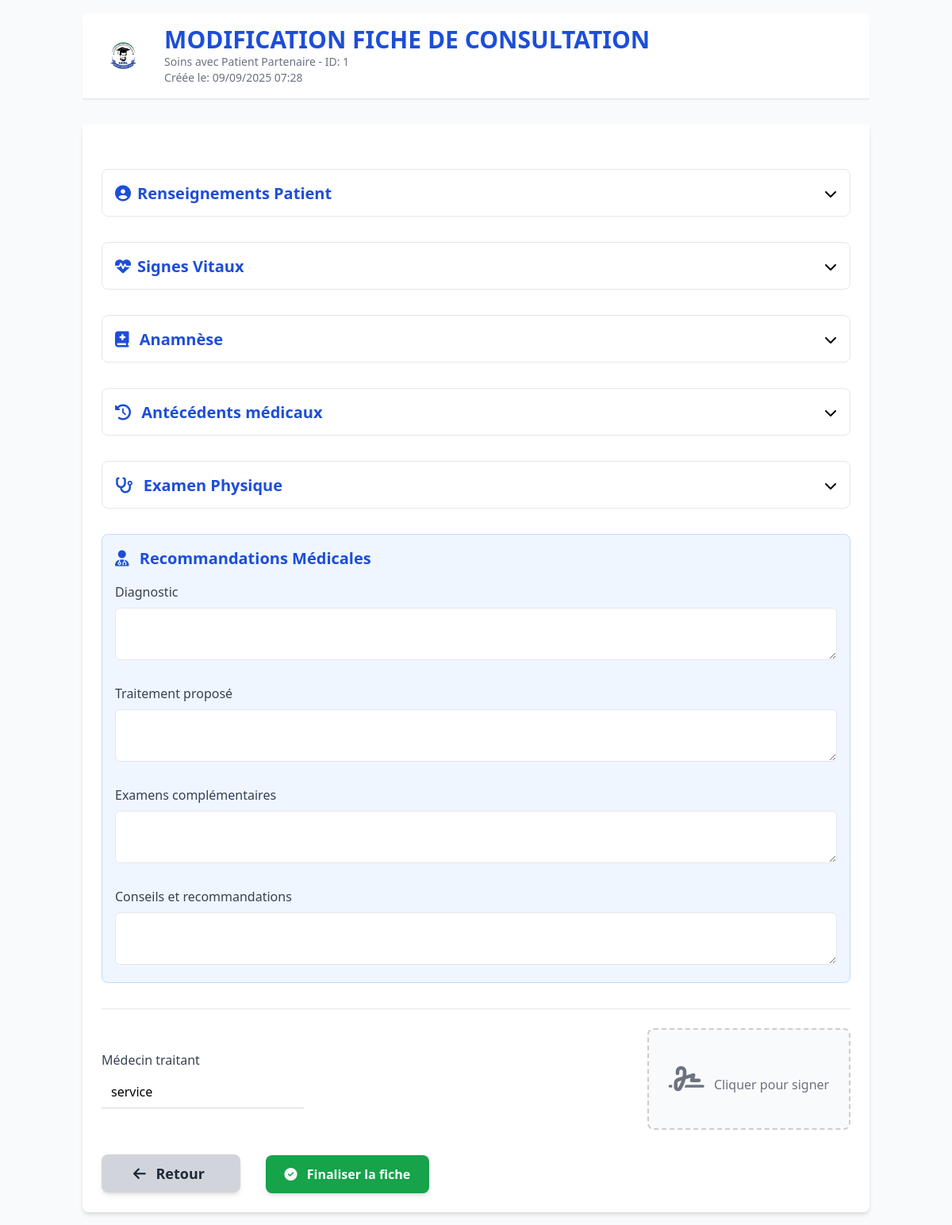
Before: /consultation/patient/1/modifier/ (signed in) with the older database file.
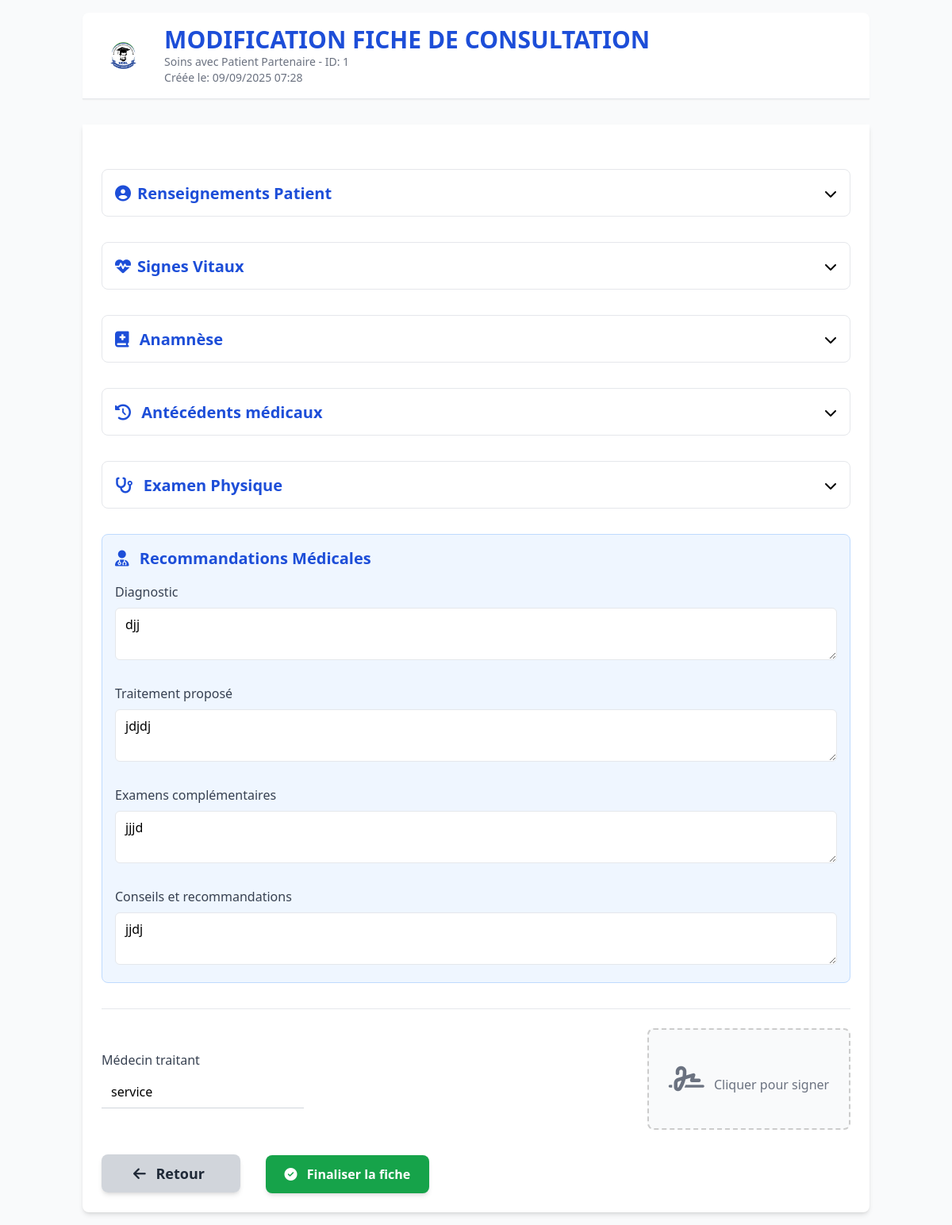
After: the same page with the newer database file.
### chat/models.py (models this page shows, shortened)
class FicheConsultation(models.Model):
    class EtatCivil(models.TextChoices):
        CELIBATAIRE = "Célibataire", "Célibataire"
        MARIE = "Marié(e)", "Marié(e)"
        DIVORCE = "Divorcé(e)", "Divorcé(e)"
        VEUF = "Veuf(ve)", "Veuf(ve)"
    nom_hopital = models.CharField(max_length=100, blank=True, null=True)
    nom = models.CharField(max_length=100)
    postnom = models.CharField(max_length=100)
    prenom = models.CharField(max_length=100)
    date_naissance = models.DateField()
    age = models.IntegerField()
    sexe = models.CharField(max_length=10, choices=[("M", "Masculin"), ("F", "Féminin")], null=True)
    telephone = models.CharField(max_length=30)
    etat_civil = models.CharField(max_length=30, choices=EtatCivil.choices, default=EtatCivil.CELIBATAIRE)
    occupation = models.CharField(max_length=100)
    avenue = models.CharField(max_length=100)
    quartier = models.CharField(max_length=100)
    commune = models.CharField(max_length=100)
    contact_nom = models.CharField(max_length=100)
    contact_telephone = models.CharField(max_length=30)
    contact_adresse = models.CharField(max_length=255)
    date_consultation = models.DateField(auto_now_add=True)
    heure_debut = models.TimeField(blank=True, null=True)
    heure_fin = models.TimeField(blank=True, null=True)
    numero_dossier = models.CharField(max_length=50, unique=True, blank=True)
    user = models.ForeignKey(CustomUser, on_delete=models.CASCADE, related_name="fiches", null=True, blank=True)
    temperature = models.FloatField(help_text="Température en °C", null=True, blank=True)
    spo2 = models.IntegerField(help_text="Saturation en oxygène (%)", null=True, blank=True)
    poids = models.FloatField(help_text="Poids en kg", null=True, blank=True)
    tension_arterielle = models.CharField(max_length=20, help_text="Ex: 120/80", null=True, blank=True)
    pouls = models.IntegerField(help_text="Pouls (battements/minute)", null=True, blank=True)
    frequence_respiratoire = models.IntegerField(help_text="FR (mouvements/minute)", null=True, blank=True)
    patient = models.BooleanField(default=True, help_text="Le patient est-il présent ?")
    proche = models.BooleanField(default=False, help_text="Un proche est-il présent ?")
    soignant = models.BooleanField(default=False, help_text="Un soignant est-il présent ?")
    medecin = models.BooleanField(default=False, help_text="Un médecin est-il présent ?")
    autre = models.BooleanField(default=False, help_text="Un autre intervenant est-il présent ?")
    proche_lien = models.CharField(max_length=100, blank=True, null=True)
    soignant_role = models.CharField(max_length=100, blank=True, null=True)
    autre_precisions = models.CharField(max_length=100, blank=True, null=True)
    motif_consultation = models.TextField(blank=True, null=True)
    histoire_maladie = models.TextField(blank=True, null=True)
    maison_medicaments = models.BooleanField(default=False, help_text="Des médicaments sont-ils pris à la maison ?")
    pharmacie_medicaments = models.BooleanField(
        default=False, help_text="Des médicaments sont-ils pris à la pharmacie ?"
    )
    centre_sante_medicaments = models.BooleanField(
        default=False, help_text="Des médicaments sont-ils pris au centre de santé ?"
    )
    hopital_medicaments = models.BooleanField(default=False, help_text="Des médicaments sont-ils pris à l'hôpital ?")
    medicaments_non_pris = models.BooleanField(default=False, help_text="Des médicaments n'ont-ils pas été pris ?")
    details_medicaments = models.TextField(blank=True, null=True)
    cephalees = models.BooleanField(default=False, blank=True, null=True, help_text="Le patient a-t-il des céphalées ?")
    vertiges = models.BooleanField(default=False, blank=True, null=True, help_text="Le patient a-t-il des vertiges ?")
    palpitations = models.BooleanField(
        default=False, blank=True, null=True, help_text="Le patient a-t-il des palpitations ?"
    )
    troubles_visuels = models.BooleanField(
        default=False, blank=True, null=True, help_text="Le patient a-t-il des troubles visuels ?"
    )
    nycturie = models.BooleanField(default=False, blank=True, null=True, help_text="Le patient a-t-il des nycturies ?")
    hypertendu = models.BooleanField(default=False)
    diabetique = models.BooleanField(default=False)
    epileptique = models.BooleanField(default=False)
    trouble_comportement = models.BooleanField(default=False)
    gastritique = models.BooleanField(default=False)
    class Frequence(models.TextChoices):
        NON = "non", "Non"
        RAREMENT = "rarement", "Rarement"
        SOUVENT = "souvent", "Souvent"
        TRES_SOUVENT = "tres_souvent", "Très souvent"
    tabac = models.CharField(max_length=20, choices=Frequence.choices, default=Frequence.NON)
    alcool = models.CharField(max_length=20, choices=Frequence.choices, default=Frequence.NON)
    activite_physique = models.CharField(max_length=20, choices=Frequence.choices, default=Frequence.RAREMENT)
    activite_physique_detail = models.TextField(blank=True, null=True)
    alimentation_habituelle = models.TextField(blank=True, null=True)
    allergie_medicamenteuse = models.BooleanField(default=False)
    medicament_allergique = models.CharField(max_length=255, blank=True, null=True)
    familial_drepanocytaire = models.BooleanField(default=False)
    familial_diabetique = models.BooleanField(default=False)
    familial_obese = models.BooleanField(default=False)
    familial_hypertendu = models.BooleanField(default=False)
    familial_trouble_comportement = models.BooleanField(default=False)
    lien_pere = models.BooleanField(default=False)
    lien_mere = models.BooleanField(default=False)
    lien_frere = models.BooleanField(default=False)
    lien_soeur = models.BooleanField(default=False)
    class OuiNonInconnu(models.TextChoices):
        OUI = "oui", "Oui"
        NON = "non", "Non"
        INCONNU = "inconnu", "Je ne sais pas"
    evenement_traumatique = models.CharField(max_length=10, choices=OuiNonInconnu.choices, default=OuiNonInconnu.NON)
    trauma_divorce = models.BooleanField(default=False)
    trauma_perte_parent = models.BooleanField(default=False)
    trauma_deces_epoux = models.BooleanField(default=False)
    trauma_deces_enfant = models.BooleanField(default=False)
    etat_general = models.TextField(max_length=255, blank=True, null=True)
    autres_antecedents = models.TextField(max_length=255, blank=True, null=True)
    class Etat(models.TextChoices):
        CONSERVE = "Conservé", "Conservé"
        ALTERE = "Altéré", "Altéré"
    etat = models.CharField(max_length=20, choices=Etat.choices)
    par_quoi = models.TextField(max_length=255, blank=True, null=True)
    class Capacite(models.TextChoices):
        TOP = "Top", "Top"
        MOYEN = "Moyen", "Moyen"
        BAS = "Bas", "Bas"
    capacite_physique = models.CharField(max_length=20, choices=Capacite.choices)
    capacite_physique_score = models.CharField(max_length=10, blank=True, null=True)
    capacite_psychologique = models.CharField(max_length=20, choices=Capacite.choices)
    capacite_psychologique_score = models.CharField(max_length=10, blank=True, null=True)
    class OuiNon(models.TextChoices):
        OUI = "Oui", "Oui"
        NON = "Non", "Non"
    class ColorationBulbaire(models.TextChoices):
        NORMALE = "normale", "Normale"
        JAUNATRE = "jaunatre", "Jaunâtre"
        ROUGEATRE = "rougeatre", "Rougeâtre"
    class ColorationPalpebrale(models.TextChoices):
        NORMALE = "normale", "Normale"
        PALE = "pale", "Pâle"
    febrile = models.CharField(max_length=10, choices=OuiNon.choices)
    coloration_bulbaire = models.CharField(
        max_length=20, choices=ColorationBulbaire.choices, default=ColorationBulbaire.NORMALE
    )
    coloration_palpebrale = models.CharField(
        max_length=20, choices=ColorationPalpebrale.choices, default=ColorationPalpebrale.NORMALE
    )
    class Tegument(models.TextChoices):
        NORMAL = "Normal", "Normal"
        ANORMAL = "Anormal", "Anormal"
    tegument = models.CharField(max_length=20, choices=Tegument.choices)
    tete = models.TextField(blank=True, null=True)
    cou = models.TextField(blank=True, null=True)
    paroi_thoracique = models.TextField(blank=True, null=True)
    poumons = models.TextField(blank=True, null=True)
    coeur = models.TextField(blank=True, null=True)
    epigastre_hypochondres = models.TextField(blank=True, null=True)
    peri_ombilical_flancs = models.TextField(blank=True, null=True)
    hypogastre_fosses_iliaques = models.TextField(blank=True, null=True)
    membres = models.TextField(blank=True, null=True)
    colonne_bassin = models.TextField(blank=True, null=True)
    examen_gynecologique = models.TextField(blank=True, null=True)
    preoccupations = models.TextField(blank=True, null=True)
    comprehension = models.TextField(blank=True, null=True)
    attentes = models.TextField(blank=True, null=True)
    engagement = models.TextField(blank=True, null=True)
    hypothese_patient_medecin = models.TextField(
        blank=True, null=True, help_text="À quoi pensez-vous ? Hypothèse diagnostique du patient ou médecin"
    )
    analyses_proposees = models.TextField(blank=True, null=True, help_text="Analyses paracliniques que vous proposez")
    is_patient_distance = models.BooleanField(default=False)
    status = models.CharField(max_length=20, choices=STATUS_CHOICES, default=STATUS_EN_ANALYSE)
    commentaire_rejet = models.TextField(blank=True, null=True, help_text="Motif détaillé en cas de rejet")
    diagnostic = models.TextField(blank=True, null=True)
    traitement = models.TextField(blank=True, null=True)
    examen_complementaire = models.TextField(blank=True, null=True)
    recommandations = models.TextField(blank=True, null=True)
    medecin_validateur = models.ForeignKey(
        CustomUser, on_delete=models.SET_NULL, null=True, blank=True, related_name="consultations_validees"
    )
    assigned_medecin = models.ForeignKey(
        CustomUser,
        on_delete=models.SET_NULL,
        null=True,
        blank=True,
        related_name="consultations_assignees",
        help_text="Médecin assigné pour le suivi de la consultation",
    )
    date_validation = models.DateTimeField(null=True, blank=True)
    created_at = models.DateTimeField(auto_now_add=True)
    diagnostic_ia = models.TextField(blank=True, null=True)
    signature_medecin = models.FileField(
        upload_to="signatures/", blank=True, null=True, help_text="Signature du médecin pour valider la consultation"
    )
    class Meta:
        verbose_name = "Fiche de Consultation"
        verbose_name_plural = "Fiches de Consultation"
        ordering = ["-date_consultation"]

### chat/views.py (the view, shortened to what this page needs)
class FicheConsultationUpdateView(LoginRequiredMixin, View):
    def get(self, request, fiche_id):
        fiche = get_object_or_404(FicheConsultation, id=fiche_id)
        form = FicheConsultationForm(instance=fiche)
        return render(request, "chat/fiche_update.html", {"form": form, "fiche": fiche})

### chat/templates/chat/fiche_update.html (shortened to what the changed rows need)
{% load static %}
<!DOCTYPE html>
<html lang="fr">
<head>
    <script src="https://cdn.tailwindcss.com"></script>
    <link rel="stylesheet" href="https://cdnjs.cloudflare.com/ajax/libs/font-awesome/6.4.0/css/all.min.css">
</head>
<body class="bg-gray-50 font-sans">
<div class="container mx-auto p-4 max-w-5xl">
    <header class="bg-white border-b border-gray-200 shadow-sm mb-8 rounded-t-lg">
        <div class="max-w-5xl mx-auto px-4 py-4 flex items-center">
            <div>
                <h1 class="text-2xl md:text-3xl font-bold text-blue-700">MODIFICATION FICHE DE CONSULTATION</h1>
                <p class="text-gray-500 text-sm">Soins avec Patient Partenaire - ID: {{ form.instance.id }}</p>
                <p class="text-gray-500 text-sm">Créée le: {{ form.instance.created_at|date:"d/m/Y H:i" }}</p>
            </div>
        </div>
    </header>
    <form class="bg-white shadow-md rounded-b-lg p-6 space-y-8" method="POST" action="{% if form.is_patient_distance %}
                {% url 'fiche_consultation_update_distant' fiche.id %}
              {% else %}
                 {% url 'fiche_consultation_update' fiche.id %}
              {% endif %}" enctype="multipart/form-data">
        <div class="form-section border border-blue-200 rounded-lg p-4 bg-blue-50">
            <div class="mt-4 space-y-6">
                <div>
                    <label class="block text-gray-700 font-medium mb-2">Diagnostic</label>
                    <textarea name="diagnostic" class="w-full px-3 py-2 border rounded-md">{{ fiche.diagnostic|default:'' }}</textarea>
                </div>
                <div>
                    <label class="block text-gray-700 font-medium mb-2">Traitement proposé</label>
                    <textarea name="traitement" class="w-full px-3 py-2 border rounded-md">{{ fiche.traitement|default:'' }}</textarea>
                </div>
                <div>
                    <label class="block text-gray-700 font-medium mb-2">Examens complémentaires</label>
                    <textarea name="examen_complementaire" class="w-full px-3 py-2 border rounded-md">{{ fiche.examen_complementaire|default:'' }}</textarea>
                </div>
                <div>
                    <label class="block text-gray-700 font-medium mb-2">Conseils et recommandations</label>
                    <textarea name="recommandations" class="w-full px-3 py-2 border rounded-md">{{ fiche.recommandations|default:'' }}</textarea>
                </div>
            </div>
        </div>
    </form>
</div>
</body>
</html>

Changed rows visible on the page:
changed FicheConsultation id 1: diagnostic (not shown) → "djj"; traitement (not shown) → "jdjdj"; examen_complementaire (not shown) → "jjjd"; recommandations (not shown) → "jjdj"
